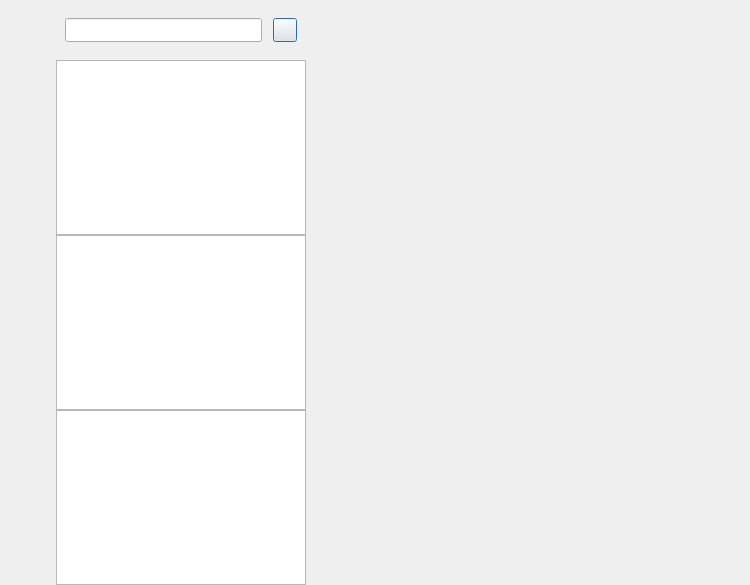
<?xml version="1.0" encoding="UTF-8"?>
<ui version="4.0">
 <class>ChatDialog</class>
 <widget class="QDialog" name="ChatDialog">
  <property name="geometry">
   <rect>
    <x>0</x>
    <y>0</y>
    <width>750</width>
    <height>585</height>
   </rect>
  </property>
  <property name="sizePolicy">
   <sizepolicy hsizetype="Preferred" vsizetype="Preferred">
    <horstretch>0</horstretch>
    <verstretch>0</verstretch>
   </sizepolicy>
  </property>
  <property name="windowTitle">
   <string>Dialog</string>
  </property>
  <layout class="QHBoxLayout" name="horizontalLayout">
   <property name="spacing">
    <number>0</number>
   </property>
   <property name="leftMargin">
    <number>0</number>
   </property>
   <property name="topMargin">
    <number>0</number>
   </property>
   <property name="rightMargin">
    <number>0</number>
   </property>
   <property name="bottomMargin">
    <number>0</number>
   </property>
   <item>
    <widget class="QWidget" name="side_bar" native="true">
     <property name="sizePolicy">
      <sizepolicy hsizetype="Fixed" vsizetype="Expanding">
       <horstretch>0</horstretch>
       <verstretch>0</verstretch>
      </sizepolicy>
     </property>
     <property name="minimumSize">
      <size>
       <width>56</width>
       <height>0</height>
      </size>
     </property>
     <property name="maximumSize">
      <size>
       <width>56</width>
       <height>16777215</height>
      </size>
     </property>
     <layout class="QVBoxLayout" name="verticalLayout">
      <property name="spacing">
       <number>30</number>
      </property>
      <property name="leftMargin">
       <number>10</number>
      </property>
      <property name="topMargin">
       <number>30</number>
      </property>
      <property name="rightMargin">
       <number>0</number>
      </property>
      <property name="bottomMargin">
       <number>0</number>
      </property>
      <item>
       <widget class="QWidget" name="widget" native="true">
        <property name="minimumSize">
         <size>
          <width>29</width>
          <height>29</height>
         </size>
        </property>
        <layout class="QVBoxLayout" name="verticalLayout_2">
         <property name="spacing">
          <number>0</number>
         </property>
         <property name="leftMargin">
          <number>0</number>
         </property>
         <property name="topMargin">
          <number>0</number>
         </property>
         <property name="rightMargin">
          <number>0</number>
         </property>
         <property name="bottomMargin">
          <number>0</number>
         </property>
         <item>
          <widget class="QLabel" name="side_chat_lb">
           <property name="minimumSize">
            <size>
             <width>30</width>
             <height>30</height>
            </size>
           </property>
           <property name="maximumSize">
            <size>
             <width>30</width>
             <height>30</height>
            </size>
           </property>
           <property name="text">
            <string/>
           </property>
          </widget>
         </item>
         <item>
          <widget class="QLabel" name="side_contact_lb">
           <property name="text">
            <string/>
           </property>
          </widget>
         </item>
         <item>
          <widget class="QLabel" name="side_head_lb">
           <property name="text">
            <string/>
           </property>
          </widget>
         </item>
        </layout>
       </widget>
      </item>
      <item>
       <spacer name="verticalSpacer">
        <property name="orientation">
         <enum>Qt::Orientation::Vertical</enum>
        </property>
        <property name="sizeHint" stdset="0">
         <size>
          <width>20</width>
          <height>40</height>
         </size>
        </property>
       </spacer>
      </item>
     </layout>
    </widget>
   </item>
   <item>
    <widget class="QWidget" name="chat_user_wid" native="true">
     <property name="sizePolicy">
      <sizepolicy hsizetype="Preferred" vsizetype="Expanding">
       <horstretch>0</horstretch>
       <verstretch>0</verstretch>
      </sizepolicy>
     </property>
     <property name="minimumSize">
      <size>
       <width>250</width>
       <height>0</height>
      </size>
     </property>
     <property name="maximumSize">
      <size>
       <width>250</width>
       <height>16777215</height>
      </size>
     </property>
     <layout class="QVBoxLayout" name="verticalLayout_3">
      <property name="spacing">
       <number>0</number>
      </property>
      <property name="leftMargin">
       <number>0</number>
      </property>
      <property name="topMargin">
       <number>0</number>
      </property>
      <property name="rightMargin">
       <number>0</number>
      </property>
      <property name="bottomMargin">
       <number>0</number>
      </property>
      <item>
       <widget class="QWidget" name="search_wid" native="true">
        <property name="minimumSize">
         <size>
          <width>0</width>
          <height>60</height>
         </size>
        </property>
        <property name="maximumSize">
         <size>
          <width>16777215</width>
          <height>60</height>
         </size>
        </property>
        <layout class="QHBoxLayout" name="horizontalLayout_2">
         <property name="spacing">
          <number>6</number>
         </property>
         <property name="leftMargin">
          <number>9</number>
         </property>
         <property name="topMargin">
          <number>9</number>
         </property>
         <property name="rightMargin">
          <number>9</number>
         </property>
         <property name="bottomMargin">
          <number>9</number>
         </property>
         <item>
          <widget class="CustomizeEdit" name="search_edit">
           <property name="minimumSize">
            <size>
             <width>0</width>
             <height>24</height>
            </size>
           </property>
           <property name="maximumSize">
            <size>
             <width>16777215</width>
             <height>24</height>
            </size>
           </property>
          </widget>
         </item>
         <item>
          <spacer name="horizontalSpacer">
           <property name="orientation">
            <enum>Qt::Orientation::Horizontal</enum>
           </property>
           <property name="sizeType">
            <enum>QSizePolicy::Policy::Fixed</enum>
           </property>
           <property name="sizeHint" stdset="0">
            <size>
             <width>5</width>
             <height>20</height>
            </size>
           </property>
          </spacer>
         </item>
         <item>
          <widget class="ClickedBtn" name="add_btn">
           <property name="minimumSize">
            <size>
             <width>24</width>
             <height>24</height>
            </size>
           </property>
           <property name="maximumSize">
            <size>
             <width>24</width>
             <height>24</height>
            </size>
           </property>
           <property name="text">
            <string/>
           </property>
          </widget>
         </item>
        </layout>
       </widget>
      </item>
      <item>
       <widget class="ChatUserList" name="chat_user_list"/>
      </item>
      <item>
       <widget class="QListView" name="search_list"/>
      </item>
      <item>
       <widget class="QListView" name="con_user_list"/>
      </item>
     </layout>
    </widget>
   </item>
   <item>
    <widget class="QStackedWidget" name="stackedWidget">
     <property name="sizePolicy">
      <sizepolicy hsizetype="Preferred" vsizetype="Preferred">
       <horstretch>0</horstretch>
       <verstretch>0</verstretch>
      </sizepolicy>
     </property>
     <widget class="ChatPage" name="chat_page">
      <property name="sizePolicy">
       <sizepolicy hsizetype="Expanding" vsizetype="Preferred">
        <horstretch>0</horstretch>
        <verstretch>0</verstretch>
       </sizepolicy>
      </property>
     </widget>
     <widget class="QWidget" name="friend_apply_page">
      <property name="sizePolicy">
       <sizepolicy hsizetype="Expanding" vsizetype="Preferred">
        <horstretch>0</horstretch>
        <verstretch>0</verstretch>
       </sizepolicy>
      </property>
     </widget>
    </widget>
   </item>
  </layout>
 </widget>
 <customwidgets>
  <customwidget>
   <class>ClickedBtn</class>
   <extends>QPushButton</extends>
   <header location="global">clickedbtn.h</header>
  </customwidget>
  <customwidget>
   <class>CustomizeEdit</class>
   <extends>QLineEdit</extends>
   <header location="global">customizeedit.h</header>
  </customwidget>
  <customwidget>
   <class>ChatUserList</class>
   <extends>QListWidget</extends>
   <header location="global">chatuserlist.h</header>
  </customwidget>
  <customwidget>
   <class>ChatPage</class>
   <extends>QWidget</extends>
   <header location="global">chatpage.h</header>
   <container>1</container>
  </customwidget>
 </customwidgets>
 <resources/>
 <connections/>
</ui>
